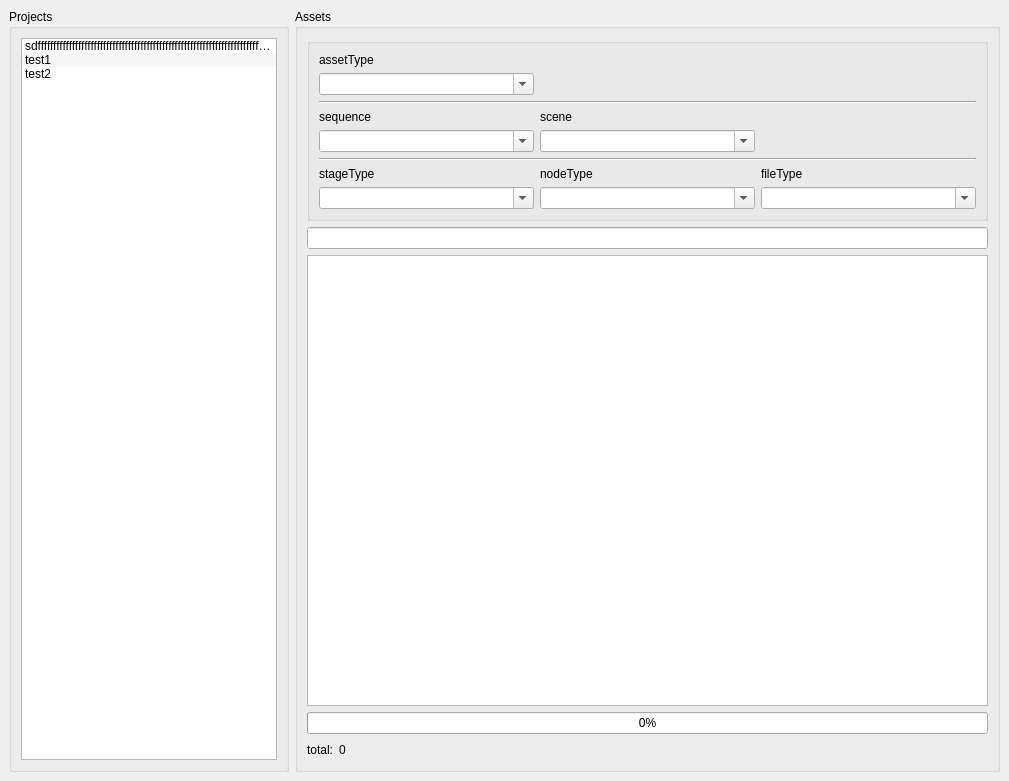
<?xml version="1.0" encoding="UTF-8"?>
<ui version="4.0">
 <class>MainWindow</class>
 <widget class="QMainWindow" name="MainWindow">
  <property name="geometry">
   <rect>
    <x>0</x>
    <y>0</y>
    <width>1009</width>
    <height>781</height>
   </rect>
  </property>
  <property name="windowTitle">
   <string>MainWindow</string>
  </property>
  <widget class="QWidget" name="centralwidget">
   <layout class="QGridLayout" name="gridLayout">
    <item row="0" column="0">
     <layout class="QHBoxLayout" name="horizontalLayout">
      <item>
       <widget class="QGroupBox" name="groupBoxProjects">
        <property name="sizePolicy">
         <sizepolicy hsizetype="MinimumExpanding" vsizetype="Preferred">
          <horstretch>0</horstretch>
          <verstretch>0</verstretch>
         </sizepolicy>
        </property>
        <property name="title">
         <string>Projects</string>
        </property>
        <property name="alignment">
         <set>Qt::AlignJustify|Qt::AlignTop</set>
        </property>
        <property name="flat">
         <bool>false</bool>
        </property>
        <layout class="QVBoxLayout" name="verticalLayout">
         <item>
          <widget class="QListWidget" name="listWidgetProj">
           <property name="sizePolicy">
            <sizepolicy hsizetype="MinimumExpanding" vsizetype="MinimumExpanding">
             <horstretch>0</horstretch>
             <verstretch>0</verstretch>
            </sizepolicy>
           </property>
           <property name="editTriggers">
            <set>QAbstractItemView::NoEditTriggers</set>
           </property>
           <property name="showDropIndicator" stdset="0">
            <bool>false</bool>
           </property>
           <property name="dragDropMode">
            <enum>QAbstractItemView::DragOnly</enum>
           </property>
           <property name="defaultDropAction">
            <enum>Qt::ActionMask</enum>
           </property>
           <property name="alternatingRowColors">
            <bool>true</bool>
           </property>
           <property name="selectionMode">
            <enum>QAbstractItemView::SingleSelection</enum>
           </property>
           <property name="movement">
            <enum>QListView::Free</enum>
           </property>
           <property name="resizeMode">
            <enum>QListView::Adjust</enum>
           </property>
           <property name="viewMode">
            <enum>QListView::ListMode</enum>
           </property>
           <property name="uniformItemSizes">
            <bool>true</bool>
           </property>
           <property name="wordWrap">
            <bool>false</bool>
           </property>
           <property name="sortingEnabled">
            <bool>true</bool>
           </property>
           <item>
            <property name="text">
             <string>sdffffffffffffffffffffffffffffffffffffffffffffffffffffffffffffffffffffffffffffffffffffffffffffffffffffffffff</string>
            </property>
           </item>
           <item>
            <property name="text">
             <string>test1</string>
            </property>
           </item>
           <item>
            <property name="text">
             <string>test2</string>
            </property>
           </item>
          </widget>
         </item>
        </layout>
       </widget>
      </item>
      <item>
       <widget class="QGroupBox" name="groupBox">
        <property name="sizePolicy">
         <sizepolicy hsizetype="MinimumExpanding" vsizetype="Preferred">
          <horstretch>1</horstretch>
          <verstretch>0</verstretch>
         </sizepolicy>
        </property>
        <property name="title">
         <string>Assets</string>
        </property>
        <layout class="QVBoxLayout" name="verticalLayout_2">
         <property name="sizeConstraint">
          <enum>QLayout::SetMinimumSize</enum>
         </property>
         <item>
          <widget class="QGroupBox" name="groupBox_2">
           <property name="title">
            <string/>
           </property>
           <property name="alignment">
            <set>Qt::AlignLeading|Qt::AlignLeft|Qt::AlignTop</set>
           </property>
           <property name="checkable">
            <bool>false</bool>
           </property>
           <layout class="QGridLayout" name="gridLayout_4">
            <item row="0" column="0">
             <layout class="QGridLayout" name="gridLayout_3">
              <item row="6" column="0" colspan="3">
               <widget class="Line" name="line_2">
                <property name="orientation">
                 <enum>Qt::Horizontal</enum>
                </property>
               </widget>
              </item>
              <item row="3" column="0" colspan="3">
               <widget class="Line" name="line">
                <property name="orientation">
                 <enum>Qt::Horizontal</enum>
                </property>
               </widget>
              </item>
              <item row="2" column="0">
               <widget class="QComboBox" name="comboBoxAssetType">
                <property name="editable">
                 <bool>true</bool>
                </property>
               </widget>
              </item>
              <item row="4" column="0">
               <widget class="QLabel" name="label_8">
                <property name="text">
                 <string>sequence</string>
                </property>
               </widget>
              </item>
              <item row="8" column="0">
               <widget class="QComboBox" name="comboStage">
                <property name="editable">
                 <bool>true</bool>
                </property>
                <property name="sizeAdjustPolicy">
                 <enum>QComboBox::AdjustToContents</enum>
                </property>
                <property name="frame">
                 <bool>true</bool>
                </property>
               </widget>
              </item>
              <item row="7" column="0">
               <widget class="QLabel" name="label_9">
                <property name="text">
                 <string>stageType</string>
                </property>
               </widget>
              </item>
              <item row="4" column="1">
               <widget class="QLabel" name="label_10">
                <property name="text">
                 <string>scene</string>
                </property>
               </widget>
              </item>
              <item row="5" column="1">
               <widget class="QComboBox" name="comboScn">
                <property name="editable">
                 <bool>true</bool>
                </property>
               </widget>
              </item>
              <item row="5" column="0">
               <widget class="QComboBox" name="comboSeq">
                <property name="editable">
                 <bool>true</bool>
                </property>
               </widget>
              </item>
              <item row="8" column="1">
               <widget class="QComboBox" name="comboNode">
                <property name="editable">
                 <bool>true</bool>
                </property>
               </widget>
              </item>
              <item row="7" column="2">
               <widget class="QLabel" name="label_11">
                <property name="text">
                 <string>fileType</string>
                </property>
               </widget>
              </item>
              <item row="7" column="1">
               <widget class="QLabel" name="label_12">
                <property name="text">
                 <string>nodeType</string>
                </property>
               </widget>
              </item>
              <item row="8" column="2">
               <widget class="QComboBox" name="comboFile">
                <property name="editable">
                 <bool>true</bool>
                </property>
               </widget>
              </item>
              <item row="1" column="0">
               <widget class="QLabel" name="label_7">
                <property name="text">
                 <string>assetType</string>
                </property>
               </widget>
              </item>
             </layout>
            </item>
           </layout>
          </widget>
         </item>
         <item>
          <layout class="QHBoxLayout" name="horizontalLayout_2">
           <item>
            <widget class="QLineEdit" name="lineEdit"/>
           </item>
          </layout>
         </item>
         <item>
          <widget class="QListWidget" name="listWidgetAssets">
           <property name="defaultDropAction">
            <enum>Qt::ActionMask</enum>
           </property>
           <property name="selectionMode">
            <enum>QAbstractItemView::ExtendedSelection</enum>
           </property>
           <property name="layoutMode">
            <enum>QListView::SinglePass</enum>
           </property>
           <property name="uniformItemSizes">
            <bool>true</bool>
           </property>
           <property name="batchSize">
            <number>100</number>
           </property>
           <property name="sortingEnabled">
            <bool>true</bool>
           </property>
          </widget>
         </item>
         <item>
          <widget class="QProgressBar" name="progressBar">
           <property name="value">
            <number>0</number>
           </property>
           <property name="invertedAppearance">
            <bool>false</bool>
           </property>
          </widget>
         </item>
         <item>
          <layout class="QHBoxLayout" name="horizontalLayout_3">
           <item>
            <widget class="QLabel" name="label_2">
             <property name="text">
              <string>total:</string>
             </property>
            </widget>
           </item>
           <item>
            <widget class="QLabel" name="labelTotal">
             <property name="text">
              <string>0</string>
             </property>
            </widget>
           </item>
           <item>
            <spacer name="horizontalSpacer">
             <property name="orientation">
              <enum>Qt::Horizontal</enum>
             </property>
             <property name="sizeHint" stdset="0">
              <size>
               <width>40</width>
               <height>20</height>
              </size>
             </property>
            </spacer>
           </item>
          </layout>
         </item>
        </layout>
       </widget>
      </item>
     </layout>
    </item>
   </layout>
  </widget>
 </widget>
 <resources/>
 <connections/>
</ui>
